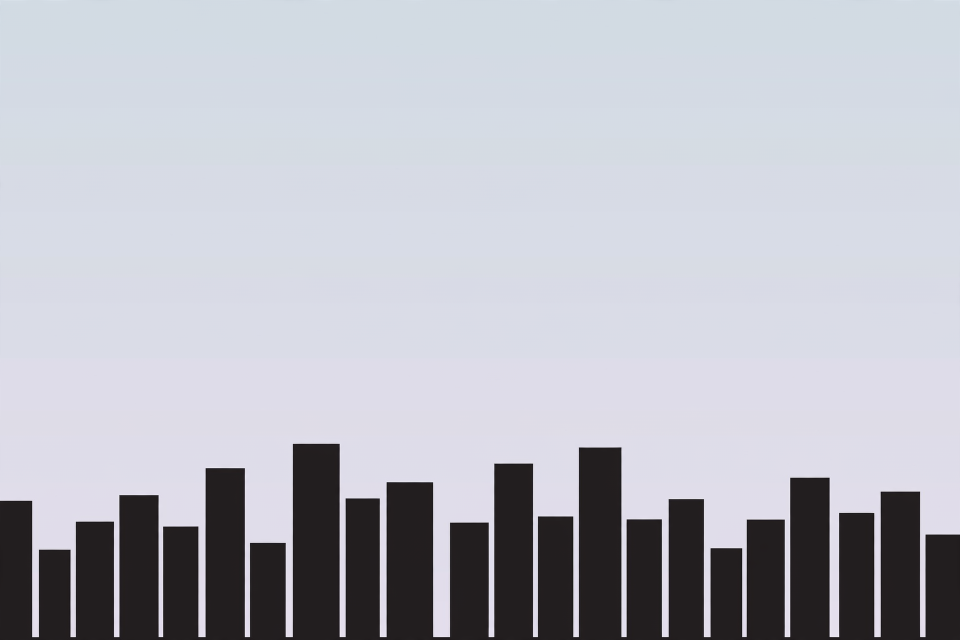
#> input picture tests/data/real/sources/skyline.png, 1920 x 1280 px (shown at 1/2 size)
$ python build_real_image_fixtures.py --fence-source ../tests/data/real/sources/skyline.png
#> lines starting #> are read from the running program, lines starting #| are printed output that depends on the picture
"""Author CL-52 fixtures once; tests consume only the committed bytes.

Requires matplotlib, Pillow, Chromium and libjpeg's cjpeg (authoring tools,
not runtime/test dependencies). Supply the downloaded fence preview using
--fence-source; its URL, licence and SHA-256 are in tests/data/real/README.md.
"""

from __future__ import annotations

import argparse
import subprocess
import tempfile
from pathlib import Path


def main() -> None:
    import matplotlib

    matplotlib.use("Agg")
    import matplotlib.pyplot as plt
    from PIL import Image, ImageDraw, ImageFont

    parser = argparse.ArgumentParser(description=__doc__)
    parser.add_argument("--fence-source", type=Path, required=True)
    args = parser.parse_args()
    root = Path(__file__).resolve().parent.parent
    dest = root / "tests/data/real"

    # A plot-only export: no axes/labels to mistake for repeated bars.
    fig = plt.figure(figsize=(6.4, 2.4), dpi=100, facecolor="#f5f7fa")
    ax = fig.add_axes((0, 0, 1, 1), facecolor="#f5f7fa")
    ax.bar(range(8), [36, 73, 48, 92, 64, 110, 83, 52], width=0.55, color="#427dad")
    ax.set(xlim=(-1, 8), ylim=(-12, 128))
    ax.set_axis_off()
    fig.savefig(dest / "matplotlib-bars.png", dpi=100)
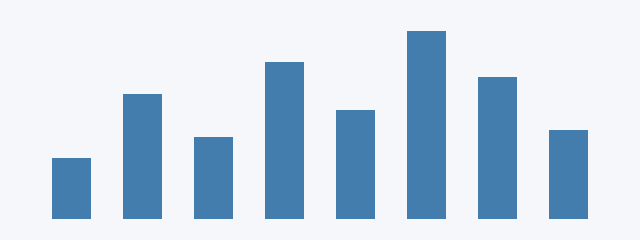
#> figure drawn by matplotlib, 1 panel
    plt.close(fig)

    # Retain native pixels; omit the common base which joins the buildings.
    source = Image.open(dest / "sources/skyline.png")
#> source is the input picture: PIL image 1920x1280 RGB; mean R, G, B 182.8, 184.2, 193.1
    source.crop((250, 820, 1700, 1240)).save(dest / "diffusion-skyline.png")
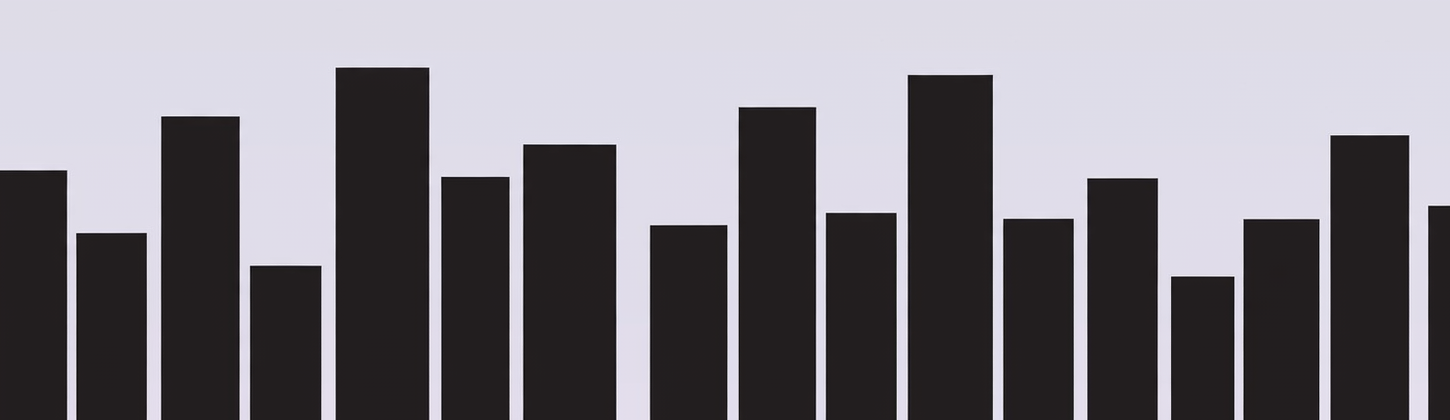
#> saved as diffusion-skyline.png: PIL image 1450x420 RGB; mean R, G, B 128.2, 124.9, 131.6

    # A real photograph, cropped above the connecting rail to isolate tips.
    fence = Image.open(args.fence_source).convert("RGB")
    fence.crop((380, 270, 960, 350)).save(
        dest / "fence-tips.jpg", quality=95, subsampling=2
    )
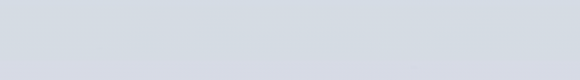
#> saved as fence-tips.jpg: PIL image 580x80 RGB; mean R, G, B 213.3, 219.1, 227.7

    with tempfile.TemporaryDirectory(prefix="cl52-fixtures-") as tmp:
        tmpdir = Path(tmp)
        shot = tmpdir / "screenshot.png"
        subprocess.run(
            [
                "chromium",
                "--headless",
                "--no-sandbox",
                "--disable-gpu",
                "--hide-scrollbars",
                "--force-device-scale-factor=1",
                "--window-size=640,240",
                f"--screenshot={shot}",
                (dest / "screenshot.html").as_uri(),
            ],
            check=True,
            capture_output=True,
        )
#> (this line was passed over: subprocess is not available in this run)

        # Independent libjpeg outputs at odd dimensions catch MCU padding,
        # chroma coordinates, restarts, RGB and optimized-table handling.
        jpeg_dest = root / "tests/data/jpeg"
        jpeg_dest.mkdir(exist_ok=True)
        gradient = Image.new("RGB", (97, 65))
#> gradient: PIL image 97x65 RGB; every value is 0
        gradient.putdata(
            [
                (x * 255 // 96, y * 255 // 64, (x + y) * 255 // 160)
                for y in range(65)
                for x in range(97)
            ]
        )
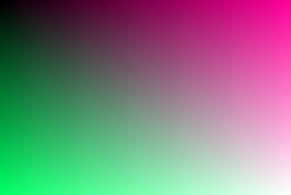
#> gradient: PIL image 97x65 RGB (shown 3 times larger); mean R, G, B 127, 127, 127
        gradient_path = tmpdir / "gradient.ppm"
        gradient.save(gradient_path)
        cases = {
            "444": ["-sample", "1x1"],
            "422": ["-sample", "2x1"],
            "420": ["-sample", "2x2"],
            "restart": ["-sample", "2x2", "-restart", "4B"],
            "optimized": ["-sample", "2x2", "-optimize"],
            "grayscale": ["-grayscale"],
            "rgb": ["-rgb"],
            "progressive": ["-progressive"],
        }
        for name, options in cases.items():
            jpg = jpeg_dest / f"{name}.jpg"
            subprocess.run(
                [
                    "cjpeg",
                    "-quality",
                    "90",
                    *options,
                    "-outfile",
                    str(jpg),
                    str(gradient_path),
                ],
                check=True,
                capture_output=True,
            )
#> (this line was passed over: subprocess is not available in this run)
            if name != "progressive":
                reference = tmpdir / "reference.ppm"
                subprocess.run(
                    [
                        "djpeg",
                        "-rgb",
                        "-nosmooth",
                        "-dct",
                        "float",
                        "-outfile",
                        str(reference),
                        str(jpg),
                    ],
                    check=True,
                    capture_output=True,
                )
#> (this line was passed over: subprocess is not available in this run)
#> (the run stopped early here; a loop or call above may not have finished)
